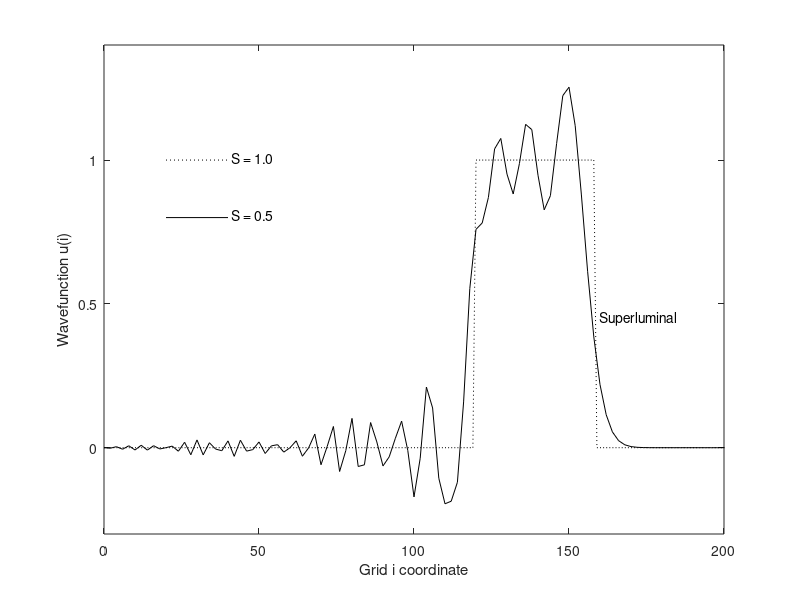

Source code (MATLAB):
S = 1;
S1 = 0.5;

dx = 1;
dx1 = dx / S1;

x = 0:dx:200;
x1 = 0:dx1:200;

u = zeros(1, (200 / dx) + 1);
u1 = zeros(1, (200 / dx) + 1);

us = cat(2, ones(1, 40 / dx), zeros(1, (160 / dx) + 1));
us1 = cat(2, ones(1, 40 / dx), zeros(1, (160 / dx) + 1));

u(1, 1) = us(1);
u1(1, 1) = us1(1);

n = 2;
n1 = 2;

while 1
    u(n, 1) = us(n);
    u1(n1, 1) = us1(n1);
    for i = 2:(200 / dx)
        u(n + 1, i) = (S^2 * (u(n, i + 1) - 2 *u(n, i) + u(n, i - 1))) + 2 * u(n, i) - u(n - 1, i);
    end
    for i = 2:(200 / dx1)
        u1(n1 + 1, i) = (S1^2 * (u1(n1, i + 1) - 2 *u1(n1, i) + u1(n1, i - 1))) + 2 * u1(n1, i) - u1(n1 - 1, i);
    end
    
    ax = plot(x, u(n, :), 'r:', x / S1, u1(n1, :), 'black-');
    xlabel('Grid i coordinate');
    ylabel('Wavefunction u(i)');
    xticks([0 50 100 150 200]);
    
    axis([0 200 -0.3 1.4]);
    
    if (n == 160 / dx)
        if (n1 >= (160 / dx) * S1)
            
            plot(x, u(n, :), 'k:', x / S1, u1(n1, :), 'k-', [20 40], [0.8 0.8], 'k-', [20 40],[1 1], 'k:')
            xlabel('Grid i coordinate')
            ylabel('Wavefunction u(i)')
            xticks([0 50 100 150 200])

            axis([0 200 -0.3 1.4])
            
            text(41, 0.81, 'S = 0.5')
            text(41, 1.01, 'S = 1.0')
            text(160,0.45, 'Superluminal') 
            
            pause(1);
            break;
        else
            n1 = n1 - 1;
        end
    else
       n = n + 1;
       n1 = n1 + 1; 
    end
    pause(.01);
end
